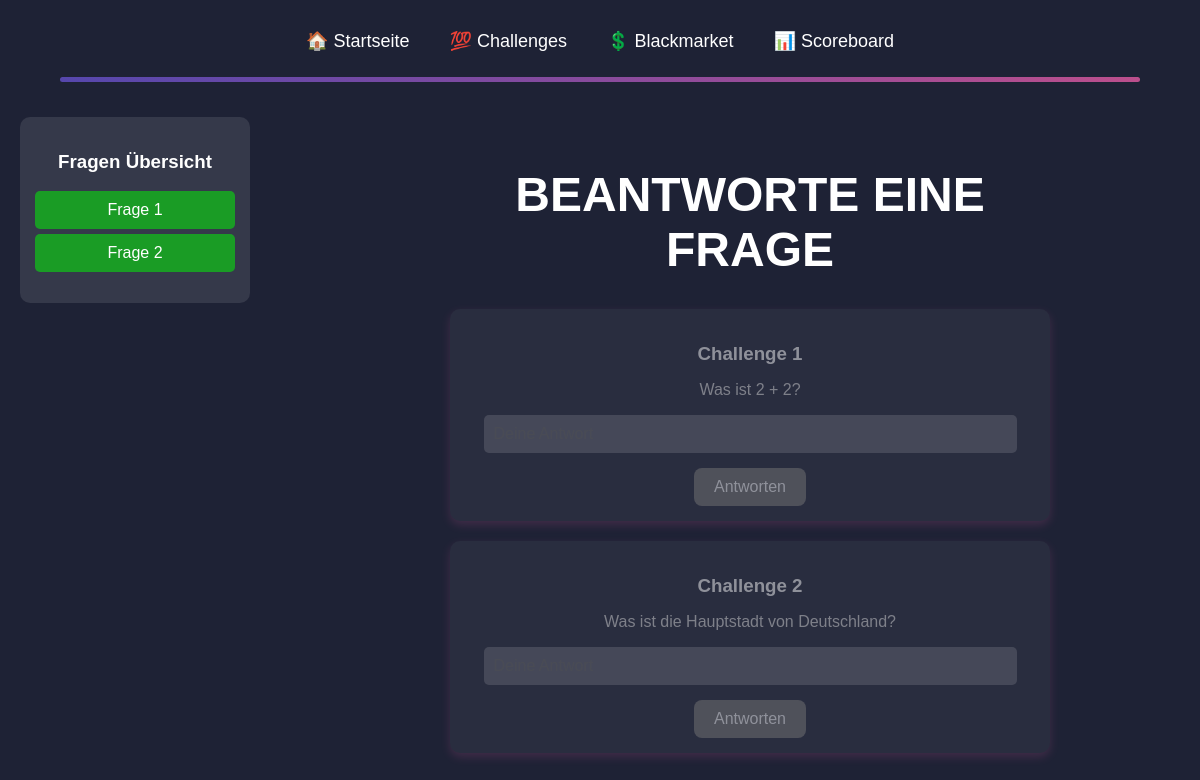
Screenshot of /challenges (signed in) with the database file from the repository.
### tables this page shows
CREATE TABLE questions (
            id INTEGER PRIMARY KEY AUTOINCREMENT,
            name TEXT NOT NULL UNIQUE,
            question TEXT NOT NULL,
            solution TEXT NOT NULL,
            points INT NOT NULL
        );

### app.py (the view, shortened to what this page needs)
@app.route('/challenges', methods=['GET', 'POST'])
def play_game():
    conn = sqlite3.connect('users.db')
    c = conn.cursor()
    c.execute('SELECT id, name, question, solution, points FROM questions')
    challenges = c.fetchall()
    answered_questions = []
    correct_answers = []
    if 'username' in session:
        username = session['username']
        c.execute('SELECT challenge_id FROM answered_questions WHERE username = ?', (username,))
        answered_questions = [row[0] for row in c.fetchall()]
        c.execute('SELECT challenge_id FROM correct_answers WHERE username = ?', (username,))
        correct_answers = [row[0] for row in c.fetchall()]
    conn.close()
    return render_template('challenges.html', challenges=challenges, answered_questions=answered_questions, correct_answers=correct_answers)

### templates/challenges.html (shortened to what this page needs)
<!DOCTYPE html>
<html lang="de">
<head>
    <link rel="stylesheet" href="{{ url_for('static', filename='style.css') }}">
</head>
<body>
    <nav>
        <ul>
            <li><a href="/user">🏠 Startseite</a></li>
            <li><a href="/challenges">💯 Challenges</a></li>
            <li><a href="/black_market">💲 Blackmarket</a></li>
            <li><a href="/scoreboard">📊 Scoreboard</a></li>
        </ul>
    </nav>
    <hr class="hr-line">
    <div class="card-container">
        <div class="sidebar">
            <h3>Fragen Übersicht</h3>
            <ul>
                {% for challenge in challenges %}
                    <li class="{% if challenge[0] in correct_answers %}correct{% elif challenge[0] in answered_questions %}answered{% endif %}">
                        Frage {{ loop.index }}
                    </li>
                {% endfor %}
            </ul>
        </div>
        <div class="main-content">
            <h1>Beantworte eine Frage</h1>
            {% for challenge in challenges %}
                <div class="challenge-card {% if challenge[0] in correct_answers %}disabled{% endif %}">
                    <h3>{{ challenge[1] }}</h3>
                    <p>{{ challenge[2] }}</p>
                    <form method="POST">
                        <input type="text" name="answer_{{ challenge[0] }}" placeholder="Deine Antwort" {% if challenge[0] in correct_answers %}disabled{% endif %}>
                        <button type="submit" {% if challenge[0] in correct_answers %}disabled{% endif %}>Antworten</button>
                    </form>
                </div>
            {% endfor %}
        </div>
    </div>
</body>
</html>

### static/style.css (style rules this page uses)
body { font-family: 'Poppins', sans-serif; background-color: #1e2235; color: #fff; margin: 0; padding: 0; text-align: center; }
h1 { font-size: 3rem; font-weight: bold; text-transform: uppercase; margin-top: 50px; }
nav { margin-top: 20px; display: flex; justify-content: center; }
nav ul { list-style-type: none; padding: 0; margin: 0; display: flex; }
nav ul li { size: 10px; padding: 10px; margin: 0 10px; }
nav ul li a { text-decoration: none; color: white; font-size: 18px; }
.hr-line { width: 90%; height: 5px; background: linear-gradient(90deg, #6e57e0, #ff62b2); border: none; margin: 15px auto; opacity: 0.7; border-radius: 5px; }
.card-container { display: flex; justify-content: flex-start; align-items: flex-start; gap: 200px; padding: 20px; }
.sidebar { width: 200px; background: rgba(255, 255, 255, 0.1); padding: 15px; border-radius: 10px; }
.sidebar h3 { color: #fff; text-align: center; }
.sidebar ul { list-style: none; padding: 0; }
.sidebar ul li { padding: 10px; border-radius: 5px; color: white; margin-bottom: 5px; text-align: center; background: rgba(255, 255, 255, 0.2); }
.sidebar ul li.correct { background: rgba(0, 255, 0, 0.5); }
.main-content { flex-grow: 1; max-width: 600px; }
.challenge-card { background: rgba(255, 255, 255, 0.1); padding: 15px; border-radius: 10px; box-shadow: 0px 4px 10px rgba(255, 98, 178, 0.3); margin-bottom: 20px; }
.challenge-card h3 { margin-bottom: 5px; color: #fff; }
.challenge-card p { color: #ddd; }
.challenge-card input { width: 90%; padding: 10px; border-radius: 5px; border: none; font-size: 16px; outline: none; margin-bottom: 15px; }
.challenge-card.disabled { opacity: 0.5; pointer-events: none; }
button { background: linear-gradient(135deg, #6e57e0, #ff62b2); color: white; padding: 10px 20px; border-radius: 8px; font-size: 16px; cursor: pointer; border: none; transition: all 0.3s ease; }
button:disabled { background: gray; cursor: not-allowed; }

### rows the page displays
questions: name "Challenge 1", question "Was ist 2 + 2?"
questions: name "Challenge 2", question "Was ist die Hauptstadt von Deutschland?"
